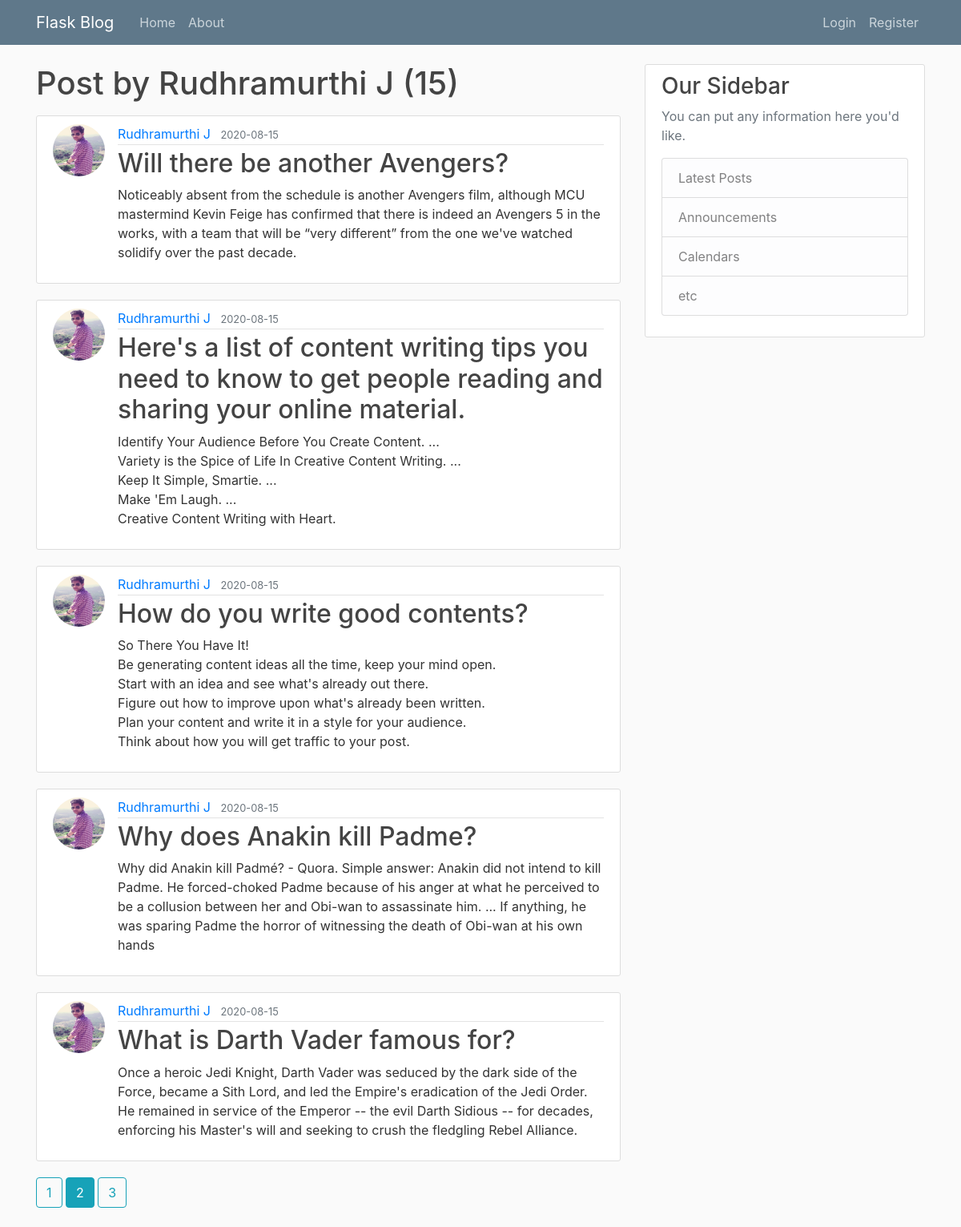
The app's page /user/Rudhramurthi J?page=2 with its own data.
### flaskblog/models.py (models this page shows, shortened)
class User(db.Model, UserMixin):
    id = db.Column(db.Integer, primary_key=True)
    username = db.Column(db.String(20), unique=True, nullable=False)
    email = db.Column(db.String(120), unique=True, nullable=False)
    image_file = db.Column(db.String(20), nullable=False, default='default.jpg')
    password = db.Column(db.String(60), nullable=False)
    posts = db.relationship('Post', backref='author', lazy=True)

class Post(db.Model):
    id = db.Column(db.Integer, primary_key=True)
    title = db.Column(db.String(100), nullable=False)
    date_posted = db.Column(db.DateTime, nullable=False, default=datetime.utcnow)
    content = db.Column(db.Text, nullable=False)
    user_id = db.Column(db.Integer, db.ForeignKey('user.id'), nullable=False)

### flaskblog/routes.py (the view)
@app.route('/user/<string:username>')
def user_posts(username):
    page = request.args.get('page', 1, type=int)
    user = User.query.filter_by(username=username).first_or_404()
    posts = Post.query.filter_by(author=user) \
        .order_by(Post.date_posted.desc()) \
        .paginate(page=page, per_page=5)
    return render_template("user_posts.html", posts=posts, user=user)

### flaskblog/Templates/user_posts.html
{% extends "layout.html" %}
{% block content %}
    <h1 class="mb-3">Post by {{user.username}} ({{posts.total}})</h1>
    {% for post in posts.items %}
        <article class="media content-section">
          <img class="rounded-circle article-img" src="{{url_for('static', filename='profile_pics/' + post.author.image_file)}}">
          <div class="media-body">
            <div class="article-metadata">
              <a class="mr-2" href="{{url_for('user_posts', username=post.author.username)}}">{{ post.author.username }}</a>
              <small class="text-muted">{{ post.date_posted.strftime('%Y-%m-%d') }}</small>
            </div>
            <h2><a class="article-title" href="{{url_for('post', post_id=post.id)}}">{{ post.title }}</a></h2>
            <p class="article-content">{{ post.content }}</p>
          </div>
        </article>
    {% endfor %}
    {% for page_num in posts.iter_pages(left_edge=1, right_edge=1, left_current=1, right_current=2) %}
        {% if page_num %}
            {% if posts.page == page_num %}
                <a class="btn btn-info mb-4" href="{{url_for('user_posts', username=user.username, page=page_num)}}">{{page_num}}</a>
            {% else %}
                <a class="btn btn-outline-info mb-4" href="{{url_for('user_posts', username=user.username, page=page_num)}}">{{page_num}}</a>
            {% endif %}
        {% else %}
            ...
        {% endif %}
    {% endfor %}
{% endblock content %}

### flaskblog/static/main.css (style rules this page uses)
body { background: #fafafa; color: #333333; margin-top: 5rem; }
h1, h2, h3, h4, h5, h6 { color: #444444; }
.content-section { background: #ffffff; padding: 10px 20px; border: 1px solid #dddddd; border-radius: 3px; margin-bottom: 20px; }
.article-title { color: #444444; }
.article-content { white-space: pre-line; }
.article-img { height: 65px; width: 65px; margin-right: 16px; }
.article-metadata { padding-bottom: 1px; margin-bottom: 4px; border-bottom: 1px solid #e3e3e3 }

### records on screen
User: username "Rudhramurthi J"
Post: image_file (picture), author.username "Rudhramurthi J", date_posted "2020-08-15", title "Will there be another Avengers?", content "Noticeably absent from the schedule is another Avengers film, although MCU mastermind Kevin Feige has confirmed that there is indeed an Avengers 5 in the works, with a team that will be “very different” from the one we've watched solidify over the past decade."
Post: image_file (picture), author.username "Rudhramurthi J", date_posted "2020-08-15", title "Here's a list of content writing tips you need to know to get people reading and sharing your online material.", content "Identify Your Audience Before You Create Content. ... Variety is the Spice of Life In Creative Content Writing. ... Keep It Simple, Smartie. ... Make 'Em Laugh. ... Creative Content Writing with Heart."
Post: image_file (picture), author.username "Rudhramurthi J", date_posted "2020-08-15", title "How do you write good contents?", content "So There You Have It! Be generating content ideas all the time, keep your mind open. Start with an idea and see what's already out there. Figure out how to improve upon what's already been written. Plan your content and write it in a style for your audience. Think about how you will get traffic to your post."
Post: image_file (picture), author.username "Rudhramurthi J", date_posted "2020-08-15", title "Why does Anakin kill Padme?", content "Why did Anakin kill Padmé? - Quora. Simple answer: Anakin did not intend to kill Padme. He forced-choked Padme because of his anger at what he perceived to be a collusion between her and Obi-wan to assassinate him. ... If anything, he was sparing Padme the horror of witnessing the death of Obi-wan at his own hands"
Post: image_file (picture), author.username "Rudhramurthi J", date_posted "2020-08-15", title "What is Darth Vader famous for?", content "Once a heroic Jedi Knight, Darth Vader was seduced by the dark side of the Force, became a Sith Lord, and led the Empire's eradication of the Jedi Order. He remained in service of the Emperor -- the evil Darth Sidious -- for decades, enforcing his Master's will and seeking to crush the fledgling Rebel Alliance."

### other values on screen
{{ posts.total }} "15"
{{ page_num }} "1" "3"
{{ page_num }} "2"
